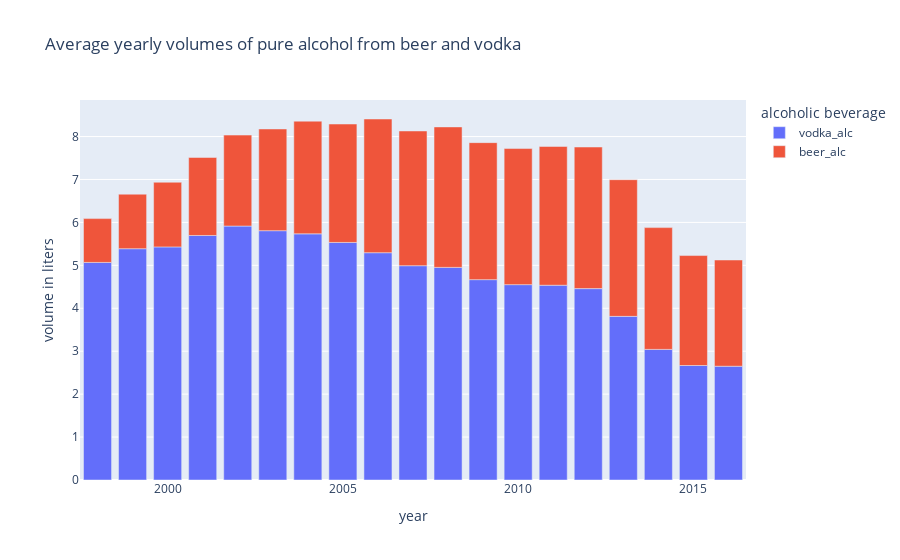

This figure's notebook cell:
### Code cell
fig = px.bar(df_data_alc_pure , x=df_data_alc_pure.index, y=["vodka_alc","beer_alc"],
             title = "Average yearly volumes of pure alcohol from beer and vodka",
             labels={"value":"volume in liters", "variable":"alcoholic beverage"} )
fig.show()

### Figure 1 — Plotly figure (JSON) as saved in the notebook; plotly's stock layout.template omitted (floating-point values rounded to 4 significant figures)
{"data": [{"alignmentgroup": "True", "hovertemplate": "alcoholic beverage=vodka_alc<br>year=%{x}<br>volume in liters=%{y}<extra></extra>", "legendgroup": "vodka_alc", "marker": {"color": "#636efa", "pattern": {"shape": ""}}, "name": "vodka_alc", "offsetgroup": "vodka_alc", "orientation": "v", "showlegend": true, "textposition": "auto", "type": "bar", "x": [1998, 1999, 2000, 2001, 2002, 2003, 2004, 2005, 2006, 2007, 2008, 2009, 2010, 2011, 2012, 2013, 2014, 2015, 2016], "xaxis": "x", "y": [5.068, 5.388, 5.429, 5.696, 5.915, 5.807, 5.734, 5.533, 5.294, 4.992, 4.952, 4.667, 4.551, 4.537, 4.458, 3.811, 3.042, 2.667, 2.65], "yaxis": "y"}, {"alignmentgroup": "True", "hovertemplate": "alcoholic beverage=beer_alc<br>year=%{x}<br>volume in liters=%{y}<extra></extra>", "legendgroup": "beer_alc", "marker": {"color": "#EF553B", "pattern": {"shape": ""}}, "name": "beer_alc", "offsetgroup": "beer_alc", "orientation": "v", "showlegend": true, "textposition": "auto", "type": "bar", "x": [1998, 1999, 2000, 2001, 2002, 2003, 2004, 2005, 2006, 2007, 2008, 2009, 2010, 2011, 2012, 2013, 2014, 2015, 2016], "xaxis": "x", "y": [1.021, 1.27, 1.507, 1.817, 2.119, 2.369, 2.624, 2.758, 3.114, 3.138, 3.272, 3.191, 3.17, 3.232, 3.298, 3.183, 2.836, 2.561, 2.474], "yaxis": "y"}], "layout": {"barmode": "relative", "legend": {"title": {"text": "alcoholic beverage"}, "tracegroupgap": 0}, "title": {"text": "Average yearly volumes of pure alcohol from beer and vodka"}, "xaxis": {"anchor": "y", "domain": [0, 1], "title": {"text": "year"}}, "yaxis": {"anchor": "x", "domain": [0, 1], "title": {"text": "volume in liters"}}}}
